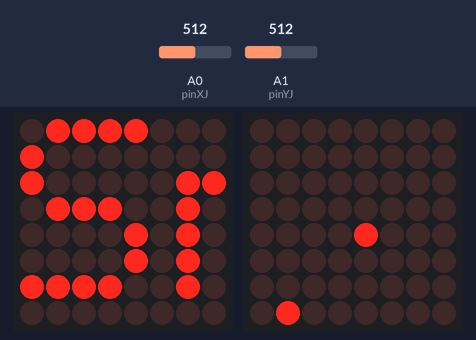
The sketch below on a simulated Arduino Uno, built with avr-gcc and run on an emulated ATmega328P. Parts: 2 × 8×8 LED matrix. The inputs (shaded band) are chosen by the test bench; at power-on: A0 (pinXJ) = 512, A1 (pinYJ) = 512. Random numbers use the default seed unless the sketch sets one.

Above: at 2.2 s.
2.3 s: A0 (pinXJ) set to 109
At 3.0 s:
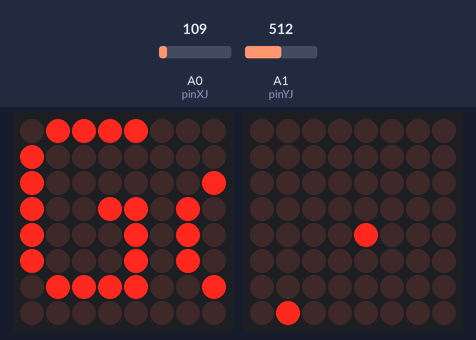
6.3 s: A0 (pinXJ) set to 91
At 8.1 s:
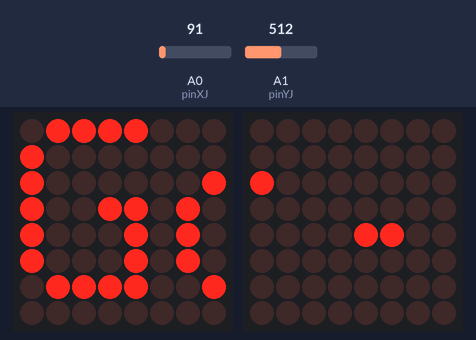
10.3 s: A0 (pinXJ) set to 1010
At 14.2 s:
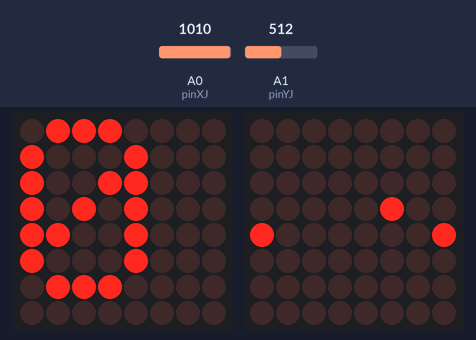
14.3 s: A0 (pinXJ) set to 90
18.3 s: A0 (pinXJ) set to 987
20.2 s: A0 (pinXJ) set to 1015
At 21.2 s:
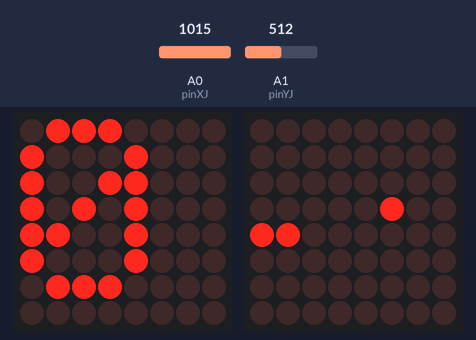
Timing chart, 0 to 23.2 s (numbered marks = the images above; inputs shaded):
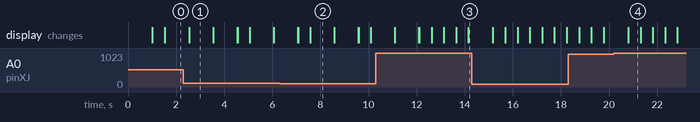

Measured:
- the behaviour switches between 100 and 99 on A0 (pinXJ) (found by bisection; images 1 and 2)
- what the display in image 1 shows lasts 1.0 s, from 2.5 s to 3.5 s
- what the display in image 4 shows lasts 0.5 s, from 20.8 s to 21.3 s

The sketch:

SnakeGame_LedControlVer2.ino
```cpp
#include <MD_Parola.h>
#include <MD_MAX72xx.h>
#include <SPI.h>
#include <LedControl.h>


//Pines
const int pinXJ = A0; //Pin del Analogico X del Joystick
const int pinYJ = A1; //Pin del Analogico Y del Joystick
const int DIN = 10; //Pin de Entrada de Datos de la Matriz
const int CS = 12; //Pin CS de la Matriz
const int CLK = 11; //Pin CL de la Matriz
const int button = 9; //Pin del Boton Pulsador
const int buzzer = 8; //Pin del Buzzer

//Variables
const int anchoP = 8; //Ancho de la pantalla
const int altoP = 8; //Alto de la pantalla
int sPosX, sPosY, cPosX, cPosY; //Posicion de la serpiente y de la comida en los ejes X e Y
int puntos = 0; //Puntuacion del jugador
int tamanioSnake = 2;//Tamaño de la serpiente
int direccion;//A que direccion va (arriba, abajo, izquierda, derecha)
int colaX[300], colaY[300];//Tamaño maximo de las cola en ambos ejes
bool isGameOver = false;//Comprobacion del gameover
LedControl lC = LedControl(DIN, CS, CLK, 1);
MD_Parola P = MD_Parola(MD_MAX72XX::FC16_HW, DIN, CLK, CS, 1);

void setup(){
  //setPines();
  setLC();
  printPantalla();
  setSnakePos();
  setComidaPos();
}

void setSnakePos(){
  /*Esta funcion establece la posicion inicial de la serpiente*/
  sPosX = 4;
  sPosY = 4;
}

void setComidaPos(){
  /*Esta funcion genera de manera aleatoria las coordenadas de la comida*/
  cPosX = rand() % anchoP;
  cPosY = rand() % altoP;
}

void setLC(){
  /*Esta funcion setea las caracteristicas de la libreria y las setea en la matriz*/
  lC.shutdown(0, false);
  lC.setIntensity(0, 1);
  lC.clearDisplay(0);
  P.begin();
}

void printPantalla(){
  /*Esta función imprime una pantalla de inicio*/
  P.print("Snake Game");
  delay(1000);
}

void loop(){
  boton_Reset();
  if(isGameOver == true) {
    gameOverP();
  }
  else{
    jugar();
  }
}


void boton_Reset(){
  /*Función que lee si el boton esta presionado. Si lo está, se reincian las variables*/
  if(button == HIGH){
    resetVariables();
    delay(500);
  }
}

void jugar(){
  /*Esta funcion llama al resto de las funciones que permiten que hacen posible al juego*/
  gameOverManager();
  setJoystick();
  cambiarDirS();
  limitesManager();
  comer();
  coordinarCola();
  printSnake();
  delay(500);
}

void gameOverManager(){
  /*Funcion que determina en que conficiones uno pierde*/
  for(int i = 1; i < tamanioSnake; i++){
    if(colaX[i] == sPosX && colaY[i] == sPosY){
      isGameOver = true;
    }
  }
}

void limitesManager(){
  /*Funcion que setea los limites*/
  if(sPosX >= anchoP){
    sPosX = 0;
  }else if(sPosX < 0){
    sPosX = anchoP - 1;
  }

  if(sPosY >= altoP){
    sPosY = 0;
  }else if(sPosY < 0){
    sPosY = altoP - 1;
  }
}

void coordinarCola(){
  /*Funcion que hace que la cola siga a la serpiente*/
  int XPrevio, YPrevio, antesX, antesY;
  XPrevio = colaX[0];
  YPrevio = colaY[0];
  colaX[0] = sPosX;
  colaY[0] = sPosY;
  for(int i = 1; i < tamanioSnake; i++){
    antesX = colaX[i];
    antesY = colaY[i];
    colaX[i] = XPrevio;
    colaY[i] = YPrevio;
    XPrevio = antesX;
    YPrevio = antesY;
  }
}

void comer(){
  /*Funcion que permite a la serpiente comer. Se genera una nueva comida*/
  if(sPosX == cPosX && sPosY == cPosY){
    puntos++;
    tamanioSnake++;
    setComidaPos();
  }
}

void setJoystick(){
  /*Funcion que setea al JoyStick*/
  if(analogRead(pinXJ) > 1000){
    direccion = 1;
  }
  else if(analogRead(pinXJ) < 100){
    direccion = 2;
  }
  else if(analogRead(pinYJ) > 1000){
    direccion = 3;
  }
  else if(analogRead(pinYJ) < 100){
    direccion = 4;
  }
}

void cambiarDirS(){
  /*Funcion que establece el cambio de direccion*/
  switch(direccion){
    case 1:
      sPosY--;
      break;
    case 2:
      sPosY++;
      break;
    case 3:
      sPosX--;
      break;
    case 4:
      sPosX++;
      break;
  }
}

void gameOverP(){
  /*Funcion que imprime una pantalla de game over*/
  P.print("Game Over");
  delay(1000);
  P.print("Puntaje");
  delay(1000);
  P.print(puntos);
  resetVariables();
}

void resetVariables(){
  /*Funcion que resetea todas las variables para empezar un nuevo juego*/
  setSnakePos();
  setComidaPos();
  direccion = 0;
  isGameOver = false;
  puntos = 0;
  tamanioSnake = 2;
}

void prenderLed(int fila, int col){
  /*Función que prende un led. Solicita la fila y columna donde se encuentra el led como parametro*/
  lC.setLed(0, fila, col, true);
}

void apagarLed(int fila, int col){
  /*Función que apaga un led. Solicita la fila y columna donde se encuentra el led como parametro*/
  lC.setLed(0, fila, col, false);
}

void printSnake(){
  /*Funcion que imprime a la serpiente, a la comida y a la cola*/
  for(int i = 0; i < altoP; i++){
    for(int j = 0; j < anchoP; j++){
      if(i == sPosY && j == sPosX){
        prenderLed(sPosX, sPosY);
      }
      else if(i == cPosY && j == cPosX){
        prenderLed(cPosX, cPosY);
      }
      else{
        bool prendido = false;//Verifica si un led esta prendido o apagado
        for(int k = 0; k < tamanioSnake; k++){
          if(colaX[k] == j && colaY[k] == i){
            prenderLed(j, i);
            prendido = true;
          }
        }
        if(!prendido){
          apagarLed(j, i);
        }
      }
    }
  }
}
```
